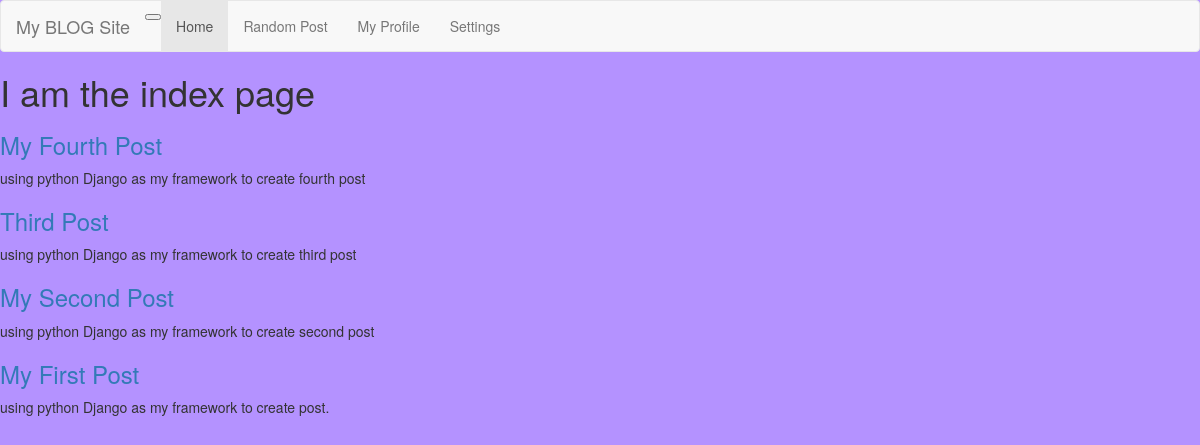
The page / on the database its author committed.
### blog/models.py (models this page shows, shortened)
class Post(models.Model):
    title = models.CharField(max_length=255)
    slug = models.SlugField(max_length=255, unique=True)
    summary = models.CharField(max_length=300)
    content = models.TextField()
    published = models.BooleanField(default=True)
    created = models.DateTimeField(auto_now_add=True)
    class Meta:
        ordering = ['-created']

### blog/views.py (the view)
# urls.py: re_path(r'^$', blog_views.index),
def index(request):
    posts = Post.objects.all()
    return render(request, 'index.html', {'posts': posts})

### blog/templates/index.html
{% extends 'base.html' %}
{% block content %}
    <h1>I am the index page</h1>
    {% for post in posts %}
        <div>
            <h3> <a href ="/post/{{ post.slug }}">{{ post.title }}</a> </h3>
            <p>{{ post.summary }}</p>
        </div>
    {% endfor %}
{% endblock %}

### blog/templates/base.html (shortened to what this page needs)
<!DOCTYPE html>
<html lang="en">
<head>
    {% load static %}
    <link rel="stylesheet" type="text/css" href="{% static 'css/style.css' %}"/>
    {% load  bootstrap3 %}
    {% bootstrap_css %}
</head>
<body>
    <nav class="navbar navbar-default">
       <div class="container-fluid">
           <div class="navbar-header">
               <button type="button" class="navbar-toggle-collapsed" data-toggle="collapse"
                       data-target="bs-example-navbar-collapse-1"
                       aria-controls="navbarSupportedContent"
                       aria-expanded="false"
                       aria-label="Toggle navigation">
               </button>
               <a class="navbar-brand" href="#">My BLOG Site</a>
           </div>
          <div class="collapse navbar-collapse" id="bs-example-navbar-collapse-1">
            <ul class="nav navbar-nav">
              <li class="active"><a href="/">Home </a></li>
              <li><a href="#">Random Post</a></li>
              <li><a href="#">My Profile</a></li>
              <li><a href="#">Settings</a></li>
            </ul>
          </div>
       </div>
    </nav>
    <div id="content">
        {% block content %}{% endblock %}
    </div>
</body>
</html>

### blog/static/css/style.css (style rules this page uses)
body { background: #b492ff !important; }

### rows shown on the page
Post: title "My Fourth Post", summary "using python Django as my framework to create fourth post"
Post: title "Third Post", summary "using python Django as my framework to create third post"
Post: title "My Second Post", summary "using python Django as my framework to create second post"
Post: title "My First Post", summary "using python Django as my framework to create post."
